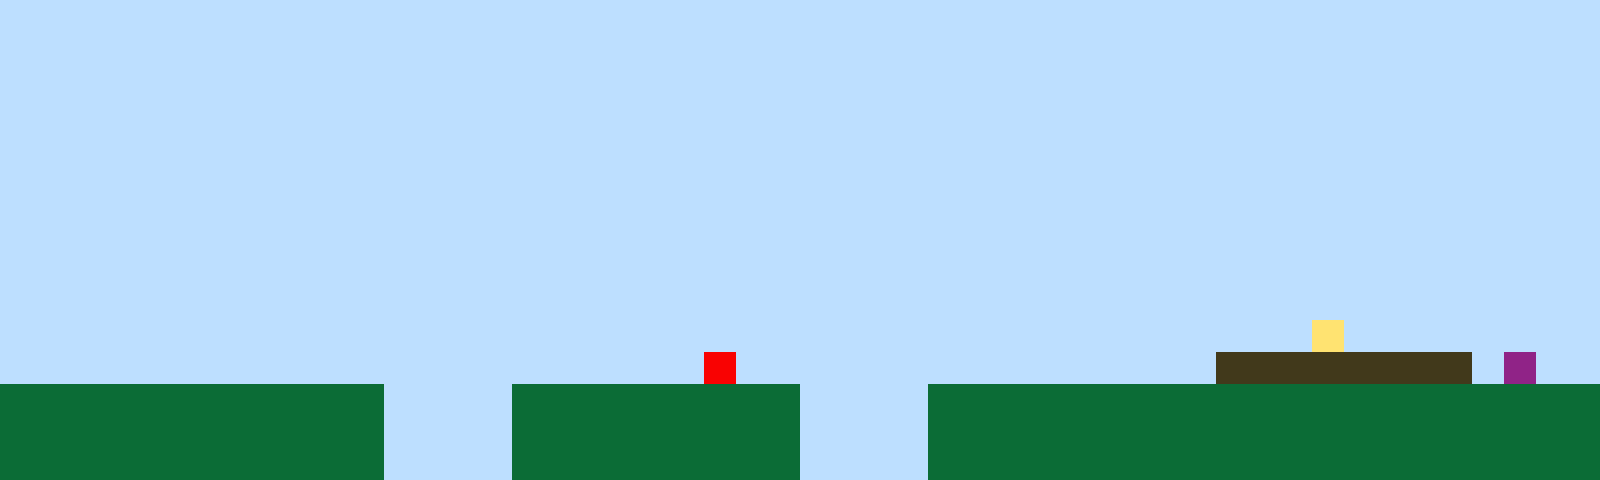

Below is a game level as drawn by its tile map, then a one-line description and the .tmx file that defines it, in full:
An orthogonal 50x15 tile map with 32x32 px tiles, 1 tile layer (Tile Layer 1).

<map version="1.10" tiledversion="1.11.2" orientation="orthogonal" renderorder="right-up" width="50" height="15" tilewidth="32" tileheight="32" infinite="0" nextlayerid="2" nextobjectid="1"><editorsettings><export target="map1.csv" format="csv" /></editorsettings><tileset firstgid="1" name="sprites" tilewidth="32" tileheight="32" tilecount="6" columns="3"><image source="sprites.png" width="96" height="64" /></tileset><layer id="1" name="Tile Layer 1" width="50" height="15"><data encoding="csv">1,1,1,1,1,1,1,1,1,1,1,1,1,1,1,1,1,1,1,1,1,1,1,1,1,1,1,1,1,1,1,1,1,1,1,1,1,1,1,1,1,1,1,1,1,1,1,1,1,1,1,1,1,1,1,1,1,1,1,1,1,1,1,1,1,1,1,1,1,1,1,1,1,1,1,1,1,1,1,1,1,1,1,1,1,1,1,1,1,1,1,1,1,1,1,1,1,1,1,1,1,1,1,1,1,1,1,1,1,1,1,1,1,1,1,1,1,1,1,1,1,1,1,1,1,1,1,1,1,1,1,1,1,1,1,1,1,1,1,1,1,1,1,1,1,1,1,1,1,1,1,1,1,1,1,1,1,1,1,1,1,1,1,1,1,1,1,1,1,1,1,1,1,1,1,1,1,1,1,1,1,1,1,1,1,1,1,1,1,1,1,1,1,1,1,1,1,1,1,1,1,1,1,1,1,1,1,1,1,1,1,1,1,1,1,1,1,1,1,1,1,1,1,1,1,1,1,1,1,1,1,1,1,1,1,1,1,1,1,1,1,1,1,1,1,1,1,1,1,1,1,1,1,1,1,1,1,1,1,1,1,1,1,1,1,1,1,1,1,1,1,1,1,1,1,1,1,1,1,1,1,1,1,1,1,1,1,1,1,1,1,1,1,1,1,1,1,1,1,1,1,1,1,1,1,1,1,1,1,1,1,1,1,1,1,1,1,1,1,1,1,1,1,1,1,1,1,1,1,1,1,1,1,1,1,1,1,1,1,1,1,1,1,1,1,1,1,1,1,1,1,1,1,1,1,1,1,1,1,1,1,1,1,1,1,1,1,1,1,1,1,1,1,1,1,1,1,1,1,1,1,1,1,1,1,1,1,1,1,1,1,1,1,1,1,1,1,1,1,1,1,1,1,1,1,1,1,1,1,1,1,1,1,1,1,1,1,1,1,1,1,1,1,1,1,1,1,1,1,1,1,1,1,1,1,1,1,1,1,1,1,1,1,1,1,1,1,1,1,1,1,1,1,1,1,1,1,1,1,1,1,1,1,1,1,1,1,1,1,1,1,1,1,1,1,1,1,1,1,1,1,1,1,1,1,1,1,1,1,1,1,1,1,1,1,1,1,1,1,1,1,1,1,1,1,1,1,1,1,1,1,1,1,1,1,1,1,1,1,1,1,1,1,1,1,1,1,1,1,1,1,1,1,1,1,1,1,1,1,1,1,4,1,1,1,1,1,1,1,1,1,1,1,1,1,1,1,1,1,1,1,1,1,1,1,1,1,1,1,1,1,1,5,1,1,1,1,1,1,1,1,1,1,1,1,1,1,1,3,3,3,3,3,3,3,3,1,6,1,1,2,2,2,2,2,2,2,2,2,2,2,2,1,1,1,1,2,2,2,2,2,2,2,2,2,1,1,1,1,2,2,2,2,2,2,2,2,2,2,2,2,2,2,2,2,2,2,2,2,2,2,2,2,2,2,2,2,2,2,2,2,2,1,1,1,1,2,2,2,2,2,2,2,2,2,1,1,1,1,2,2,2,2,2,2,2,2,2,2,2,2,2,2,2,2,2,2,2,2,2,2,2,2,2,2,2,2,2,2,2,2,2,1,1,1,1,2,2,2,2,2,2,2,2,2,1,1,1,1,2,2,2,2,2,2,2,2,2,2,2,2,2,2,2,2,2,2,2,2,2</data></layer></map>
